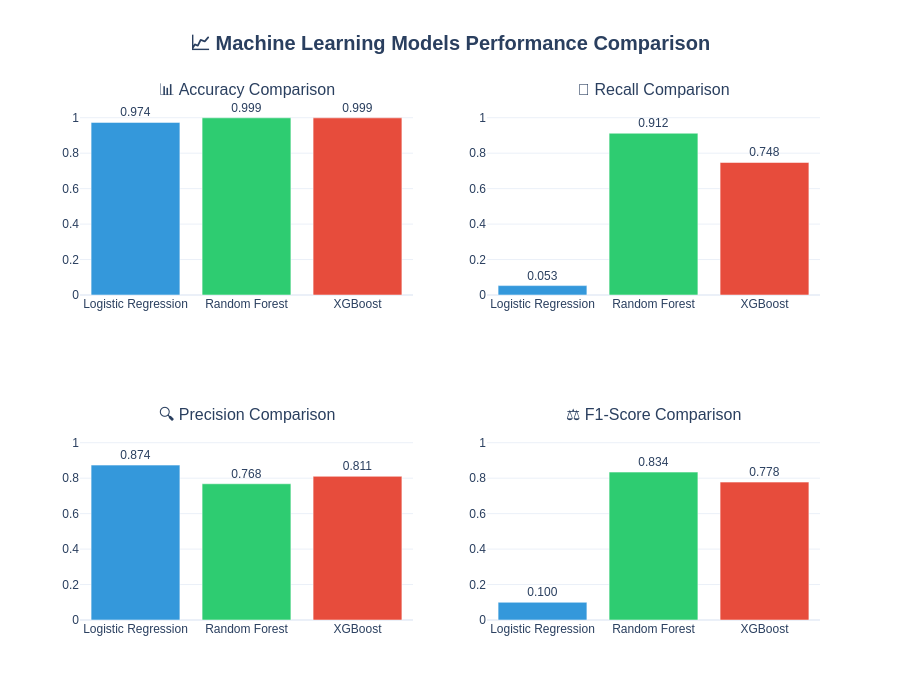

Write notebook code for a chart like this one.
### Code cell
# Your actual data (replace with your real values)
data = {
    "Model": ["Logistic Regression", "Random Forest", "XGBoost"],
    "Accuracy": [
        accuracy_score(y_test, y_pred_lr),
        accuracy_score(y_test, y_pred_rf),
        accuracy_score(y_test, y_pred_xgb)
    ],
    "Precision": [
        precision_score(y_test, y_pred_lr),
        precision_score(y_test, y_pred_rf),
        precision_score(y_test, y_pred_xgb)
    ],
    "Recall": [
        recall_score(y_test, y_pred_lr),
        recall_score(y_test, y_pred_rf),
        recall_score(y_test, y_pred_xgb)
    ],
    "F1-Score": [
        f1_score(y_test, y_pred_lr),
        f1_score(y_test, y_pred_rf),
        f1_score(y_test, y_pred_xgb)
    ]
}

results_df = pd.DataFrame(data)

# Create interactive figure
fig = make_subplots(
    rows=2, cols=2,
    subplot_titles=("📊 Accuracy Comparison", "🎯 Recall Comparison", 
                    "🔍 Precision Comparison", "⚖️ F1-Score Comparison"),
    specs=[[{"type": "bar"}, {"type": "bar"}],
           [{"type": "bar"}, {"type": "bar"}]]
)

# Model colors
colors = ['#3498db', '#2ecc71', '#e74c3c']

# Add bars for each metric
metrics = ['Accuracy', 'Precision', 'Recall', 'F1-Score']
positions = [(1,1), (1,2), (2,1), (2,2)]

for metric, pos in zip(metrics, positions):
    fig.add_trace(
        go.Bar(
            x=results_df['Model'],
            y=results_df[metric],
            name=metric,
            marker_color=colors,
            text=[f'{v:.3f}' for v in results_df[metric]],
            textposition='outside',
            hovertemplate='<b>%{x}</b><br>' + metric + ': %{y:.4f}<extra></extra>'
        ),
        row=pos[0], col=pos[1]
    )

# Layout settings
fig.update_layout(
    title_text="<b>📈 Machine Learning Models Performance Comparison</b>",
    title_x=0.5,
    title_font_size=20,
    showlegend=False,
    height=700,
    template='plotly_white',
    font=dict(family="Arial, sans-serif", size=12)
)

# Set Y-axis range (0 to 1.1)
for i in range(1, 5):
    fig.update_yaxes(range=[0, 1.1], row=(i-1)//2 + 1, col=(i-1)%2 + 1)

# Display the figure
fig.show()

### Figure 1 — Plotly figure (JSON) as saved in the notebook; plotly's stock layout.template omitted (floating-point values rounded to 4 significant figures)
{"data": [{"hovertemplate": "<b>%{x}</b><br>Accuracy: %{y:.4f}<extra></extra>", "marker": {"color": ["#3498db", "#2ecc71", "#e74c3c"]}, "name": "Accuracy", "text": ["0.974", "0.999", "0.999"], "textposition": "outside", "type": "bar", "x": ["Logistic Regression", "Random Forest", "XGBoost"], "xaxis": "x", "y": [0.9737, 0.9995, 0.9992], "yaxis": "y"}, {"hovertemplate": "<b>%{x}</b><br>Precision: %{y:.4f}<extra></extra>", "marker": {"color": ["#3498db", "#2ecc71", "#e74c3c"]}, "name": "Precision", "text": ["0.053", "0.912", "0.748"], "textposition": "outside", "type": "bar", "x": ["Logistic Regression", "Random Forest", "XGBoost"], "xaxis": "x2", "y": [0.05304, 0.9125, 0.7476], "yaxis": "y2"}, {"hovertemplate": "<b>%{x}</b><br>Recall: %{y:.4f}<extra></extra>", "marker": {"color": ["#3498db", "#2ecc71", "#e74c3c"]}, "name": "Recall", "text": ["0.874", "0.768", "0.811"], "textposition": "outside", "type": "bar", "x": ["Logistic Regression", "Random Forest", "XGBoost"], "xaxis": "x3", "y": [0.8737, 0.7684, 0.8105], "yaxis": "y3"}, {"hovertemplate": "<b>%{x}</b><br>F1-Score: %{y:.4f}<extra></extra>", "marker": {"color": ["#3498db", "#2ecc71", "#e74c3c"]}, "name": "F1-Score", "text": ["0.100", "0.834", "0.778"], "textposition": "outside", "type": "bar", "x": ["Logistic Regression", "Random Forest", "XGBoost"], "xaxis": "x4", "y": [0.1, 0.8343, 0.7778], "yaxis": "y4"}], "layout": {"annotations": [{"font": {"size": 16}, "showarrow": false, "text": "📊 Accuracy Comparison", "x": 0.225, "xanchor": "center", "xref": "paper", "y": 1, "yanchor": "bottom", "yref": "paper"}, {"font": {"size": 16}, "showarrow": false, "text": "🎯 Recall Comparison", "x": 0.775, "xanchor": "center", "xref": "paper", "y": 1, "yanchor": "bottom", "yref": "paper"}, {"font": {"size": 16}, "showarrow": false, "text": "🔍 Precision Comparison", "x": 0.225, "xanchor": "center", "xref": "paper", "y": 0.375, "yanchor": "bottom", "yref": "paper"}, {"font": {"size": 16}, "showarrow": false, "text": "⚖️ F1-Score Comparison", "x": 0.775, "xanchor": "center", "xref": "paper", "y": 0.375, "yanchor": "bottom", "yref": "paper"}], "font": {"family": "Arial, sans-serif", "size": 12}, "height": 700, "showlegend": false, "title": {"font": {"size": 20}, "text": "<b>📈 Machine Learning Models Performance Comparison</b>", "x": 0.5}, "xaxis": {"anchor": "y", "domain": [0, 0.45]}, "xaxis2": {"anchor": "y2", "domain": [0.55, 1]}, "xaxis3": {"anchor": "y3", "domain": [0, 0.45]}, "xaxis4": {"anchor": "y4", "domain": [0.55, 1]}, "yaxis": {"anchor": "x", "domain": [0.625, 1], "range": [0, 1.1]}, "yaxis2": {"anchor": "x2", "domain": [0.625, 1], "range": [0, 1.1]}, "yaxis3": {"anchor": "x3", "domain": [0, 0.375], "range": [0, 1.1]}, "yaxis4": {"anchor": "x4", "domain": [0, 0.375], "range": [0, 1.1]}}}
